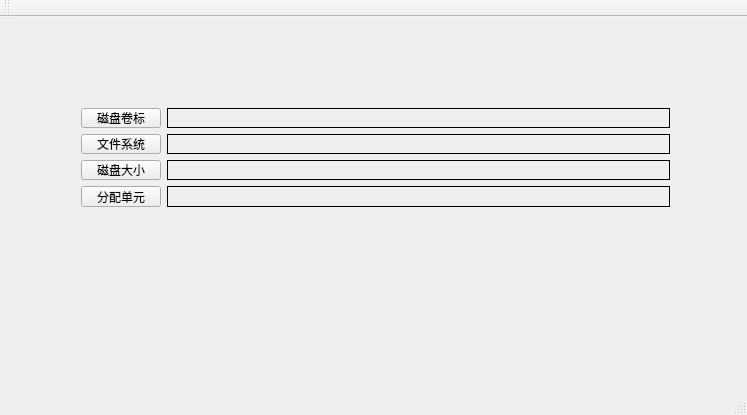
<?xml version="1.0" encoding="UTF-8"?>
<ui version="4.0">
 <class>MainWindow</class>
 <widget class="QMainWindow" name="MainWindow">
  <property name="geometry">
   <rect>
    <x>0</x>
    <y>0</y>
    <width>747</width>
    <height>415</height>
   </rect>
  </property>
  <property name="windowTitle">
   <string>MainWindow</string>
  </property>
  <widget class="QWidget" name="centralWidget">
   <widget class="QWidget" name="">
    <property name="geometry">
     <rect>
      <x>70</x>
      <y>80</y>
      <width>611</width>
      <height>121</height>
     </rect>
    </property>
    <layout class="QFormLayout" name="formLayout">
     <item row="0" column="0">
      <widget class="QPushButton" name="btnSetLabel">
       <property name="text">
        <string>磁盘卷标</string>
       </property>
      </widget>
     </item>
     <item row="0" column="1">
      <widget class="QLabel" name="lblLabel">
       <property name="frameShape">
        <enum>QFrame::Box</enum>
       </property>
       <property name="text">
        <string/>
       </property>
      </widget>
     </item>
     <item row="1" column="0">
      <widget class="QPushButton" name="btnSetFS">
       <property name="text">
        <string>文件系统</string>
       </property>
      </widget>
     </item>
     <item row="1" column="1">
      <widget class="QLabel" name="lblFS">
       <property name="frameShape">
        <enum>QFrame::Box</enum>
       </property>
       <property name="text">
        <string/>
       </property>
      </widget>
     </item>
     <item row="2" column="0">
      <widget class="QPushButton" name="btnSetSize">
       <property name="text">
        <string>磁盘大小</string>
       </property>
      </widget>
     </item>
     <item row="2" column="1">
      <widget class="QLabel" name="lblSize">
       <property name="frameShape">
        <enum>QFrame::Box</enum>
       </property>
       <property name="text">
        <string/>
       </property>
      </widget>
     </item>
     <item row="3" column="0">
      <widget class="QPushButton" name="btnSetUnit">
       <property name="text">
        <string>分配单元</string>
       </property>
      </widget>
     </item>
     <item row="3" column="1">
      <widget class="QLabel" name="lblUnit">
       <property name="frameShape">
        <enum>QFrame::Box</enum>
       </property>
       <property name="text">
        <string/>
       </property>
      </widget>
     </item>
    </layout>
   </widget>
  </widget>
  <widget class="QMenuBar" name="menuBar">
   <property name="geometry">
    <rect>
     <x>0</x>
     <y>0</y>
     <width>747</width>
     <height>23</height>
    </rect>
   </property>
  </widget>
  <widget class="QToolBar" name="mainToolBar">
   <attribute name="toolBarArea">
    <enum>TopToolBarArea</enum>
   </attribute>
   <attribute name="toolBarBreak">
    <bool>false</bool>
   </attribute>
  </widget>
  <widget class="QStatusBar" name="statusBar"/>
 </widget>
 <layoutdefault spacing="6" margin="11"/>
 <resources/>
 <connections/>
</ui>
